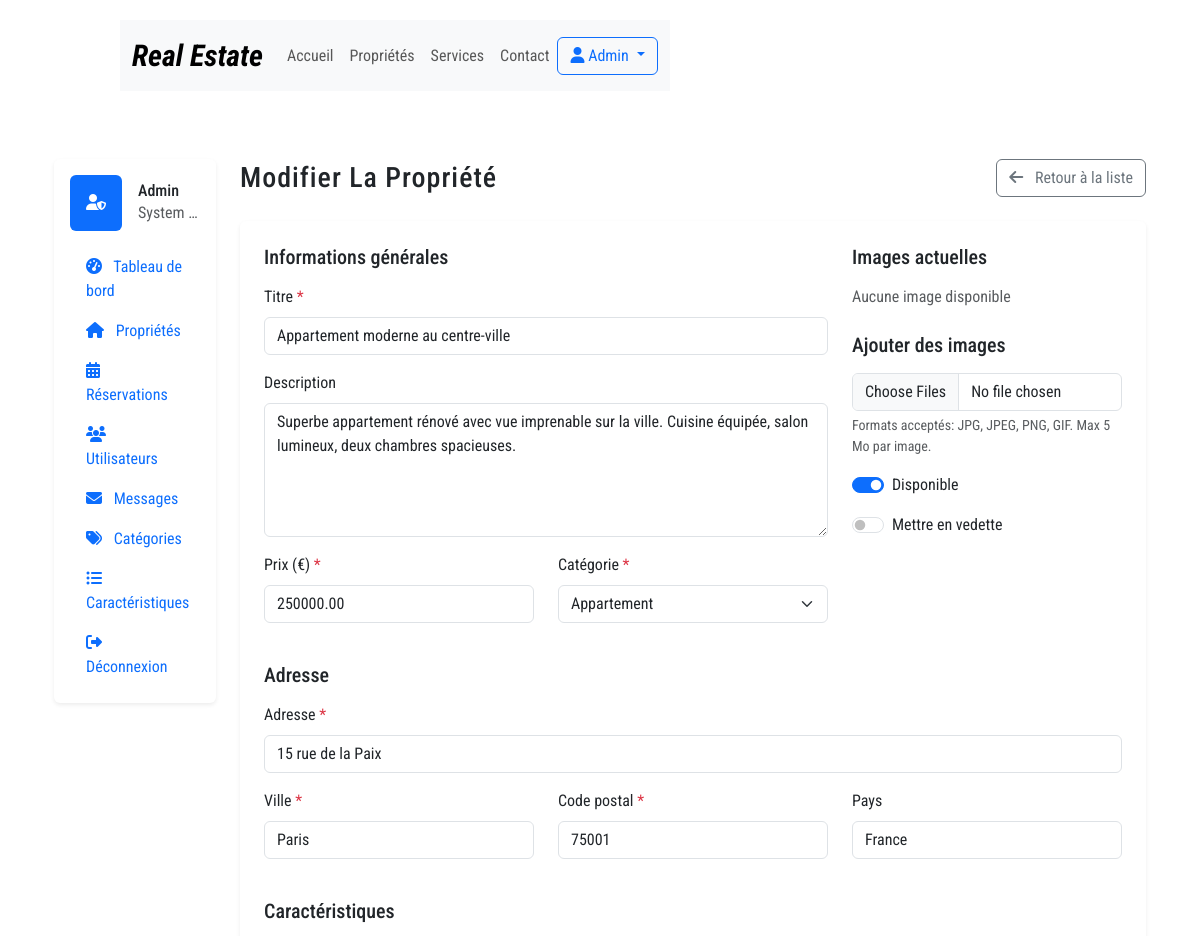
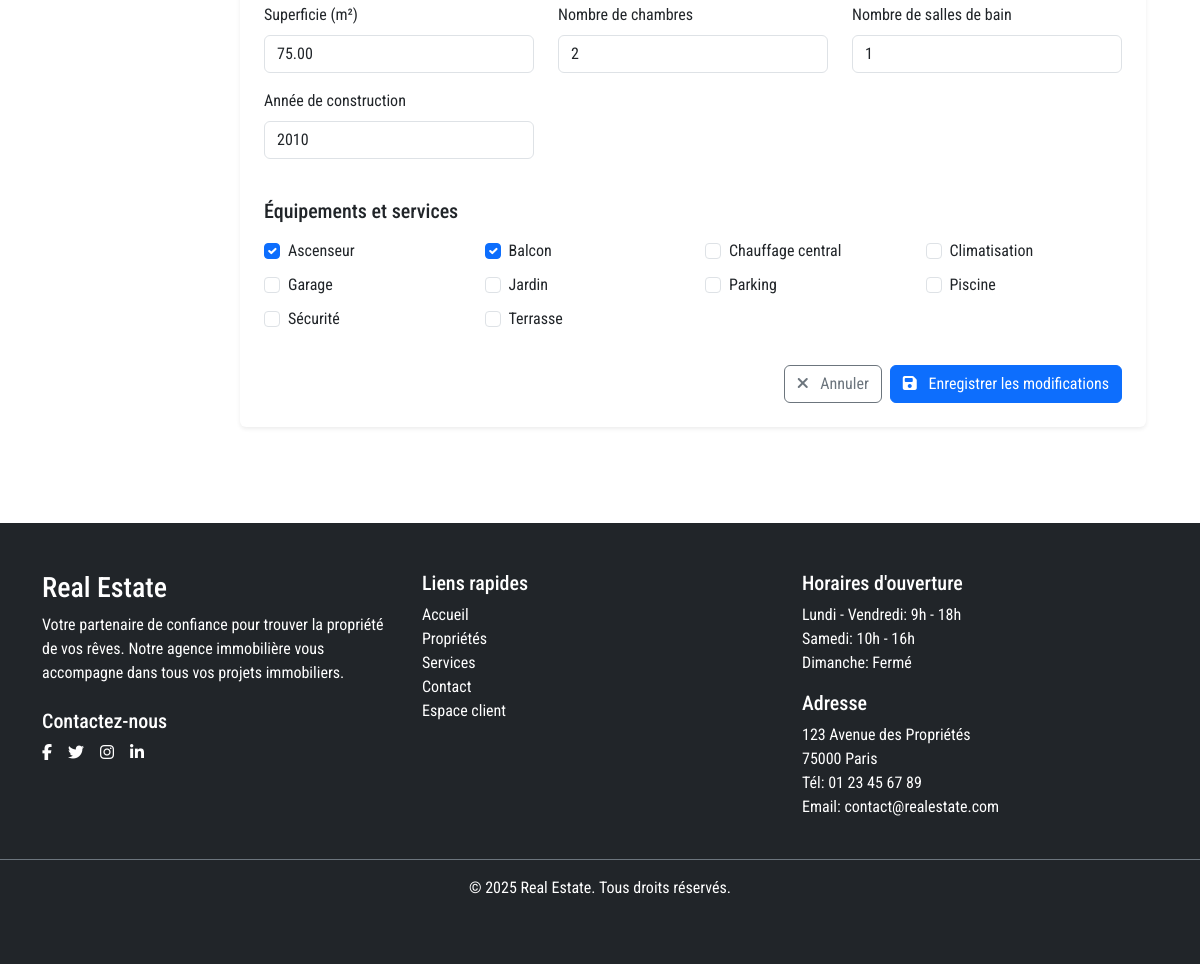
Page /admin/propriete_edit.php?id=1 (signed in) on the committed database (2 pictures, top to bottom).
### tables this page shows
CREATE TABLE IF NOT EXISTS proprietes (
    id INT AUTO_INCREMENT PRIMARY KEY,
    titre VARCHAR(255) NOT NULL,
    description TEXT,
    prix DECIMAL(10, 2) NOT NULL,
    adresse VARCHAR(255) NOT NULL,
    ville VARCHAR(100) NOT NULL,
    code_postal VARCHAR(20) NOT NULL,
    pays VARCHAR(100) DEFAULT 'France',
    superficie DECIMAL(10, 2),
    nb_chambres INT,
    nb_salles_bain INT,
    annee_construction INT,
    disponibilite BOOLEAN DEFAULT TRUE,
    est_vedette BOOLEAN DEFAULT FALSE,
    date_publication DATETIME DEFAULT CURRENT_TIMESTAMP,
    id_categorie INT,
    FOREIGN KEY (id_categorie) REFERENCES categories(id) ON DELETE SET NULL
);

CREATE TABLE IF NOT EXISTS categories (
    id INT AUTO_INCREMENT PRIMARY KEY,
    nom VARCHAR(100) NOT NULL,
    description TEXT
);

CREATE TABLE IF NOT EXISTS caracteristiques (
    id INT AUTO_INCREMENT PRIMARY KEY,
    nom VARCHAR(100) NOT NULL
);

### includes/functions.php (called while the page is built, shortened)
<?php
function getProprieteById($pdo, $id) {
    $sql = "SELECT p.*, c.nom as categorie_nom
           FROM proprietes p
           LEFT JOIN categories c ON p.id_categorie = c.id
           WHERE p.id = :id";
    $stmt = $pdo->prepare($sql);
    $stmt->bindParam(':id', $id, PDO::PARAM_INT);
    $stmt->execute();
    return $stmt->fetch();
}
function getCaracteristiquesPropriete($pdo, $id_propriete) {
    $sql = "SELECT c.*
           FROM caracteristiques c
           JOIN proprietes_caracteristiques pc ON c.id = pc.id_caracteristique
           WHERE pc.id_propriete = :id_propriete";
    $stmt = $pdo->prepare($sql);
    $stmt->bindParam(':id_propriete', $id_propriete, PDO::PARAM_INT);
    $stmt->execute();
    return $stmt->fetchAll();
}
function getCategories($pdo) {
    $sql = "SELECT * FROM categories ORDER BY nom";
    $stmt = $pdo->prepare($sql);
    $stmt->execute();
    return $stmt->fetchAll();
}
function getCaracteristiques($pdo) {
    $sql = "SELECT * FROM caracteristiques ORDER BY nom";
    $stmt = $pdo->prepare($sql);
    $stmt->execute();
    return $stmt->fetchAll();
}

### admin/propriete_edit.php (the view, shortened to what this page needs)
<?php
require_once '../includes/header.php';
require_once '../includes/functions.php';
$pdo = getDbConnection();
$id_propriete = intval($_GET['id']);
$propriete = getProprieteById($pdo, $id_propriete);
$categories = getCategories($pdo);
$caracteristiques = getCaracteristiques($pdo);
$propriete_caracteristiques = getCaracteristiquesPropriete($pdo, $id_propriete);
$images = getImagesPropriete($pdo, $id_propriete);
$selected_caracteristiques = [];
foreach ($propriete_caracteristiques as $carac) {
    $selected_caracteristiques[] = $carac['id'];
}
?>
<div class="container-fluid py-4">
    <div class="row">
        <div class="col-lg-2 mb-4">
            <div class="card border-0 shadow-sm">
                <div class="card-body p-3">
                    <div class="d-flex align-items-center mb-3">
                        <div class="bg-primary rounded p-3 me-3">
                            <i class="fas fa-user-shield text-white"></i>
                        </div>
                        <div style="min-width: 0">
                            <h6 class="mb-0 text-truncate" title="Admin">Admin</h6>
                            <p class="mb-0 text-muted text-truncate" title="<?php echo $_SESSION['user_prenom'] . ' ' . $_SESSION['user_nom']; ?>">
                                <?php echo $_SESSION['user_prenom'] . ' ' . $_SESSION['user_nom']; ?>
                            </p>
                        </div>
                    </div>
                    <ul class="nav flex-column">
                        <li class="nav-item">
                            <a class="nav-link" href="/fred/admin/dashboard.php">
                                <i class="fas fa-tachometer-alt me-2"></i> Tableau de bord
                            </a>
                        </li>
                        <li class="nav-item">
                            <a class="nav-link active" href="/fred/admin/proprietes.php">
                                <i class="fas fa-home me-2"></i> Propriétés
                            </a>
                        </li>
                        <li class="nav-item">
                            <a class="nav-link" href="/fred/admin/reservations.php">
                                <i class="fas fa-calendar-alt me-2"></i> Réservations
                            </a>
                        </li>
                        <li class="nav-item">
                            <a class="nav-link" href="/fred/admin/utilisateurs.php">
                                <i class="fas fa-users me-2"></i> Utilisateurs
                            </a>
                        </li>
                        <li class="nav-item">
                            <a class="nav-link" href="/fred/admin/messages.php">
                                <i class="fas fa-envelope me-2"></i> Messages
                            </a>
                        </li>
                        <li class="nav-item">
                            <a class="nav-link" href="/fred/admin/categories.php">
                                <i class="fas fa-tags me-2"></i> Catégories
                            </a>
                        </li>
                        <li class="nav-item">
                            <a class="nav-link" href="/fred/admin/caracteristiques.php">
                                <i class="fas fa-list-ul me-2"></i> Caractéristiques
                            </a>
                        </li>
                        <li class="nav-item">
                            <a class="nav-link" href="/fred/logout.php">
                                <i class="fas fa-sign-out-alt me-2"></i> Déconnexion
                            </a>
                        </li>
                    </ul>
                </div>
            </div>
        </div>
        <div class="col-lg-10">
            <div class="d-flex justify-content-between align-items-center mb-4">
                <h1 class="h3 mb-0">Modifier la propriété</h1>
                <a href="/fred/admin/proprietes.php" class="btn btn-outline-secondary">
                    <i class="fas fa-arrow-left me-2"></i> Retour à la liste
                </a>
            </div>
            <div class="card border-0 shadow-sm">
                <div class="card-body p-4">
                    <form action="" method="post" enctype="multipart/form-data">
                        <div class="row mb-4">
                            <div class="col-md-8">
                                <h5 class="mb-3">Informations générales</h5>
                                <div class="mb-3">
                                    <label for="titre" class="form-label">Titre <span class="text-danger">*</span></label>
                                    <input type="text" class="form-control" id="titre" name="titre" value="<?php echo htmlspecialchars($propriete['titre']); ?>" required>
                                </div>
                                <div class="mb-3">
                                    <label for="description" class="form-label">Description</label>
                                    <textarea class="form-control" id="description" name="description" rows="5"><?php echo htmlspecialchars($propriete['description']); ?></textarea>
                                </div>
                                <div class="row">
                                    <div class="col-md-6 mb-3">
                                        <label for="prix" class="form-label">Prix (€) <span class="text-danger">*</span></label>
                                        <input type="number" class="form-control" id="prix" name="prix" step="0.01" value="<?php echo htmlspecialchars($propriete['prix']); ?>" required>
                                    </div>
                                    <div class="col-md-6 mb-3">
                                        <label for="id_categorie" class="form-label">Catégorie <span class="text-danger">*</span></label>
                                        <select class="form-select" id="id_categorie" name="id_categorie" required>
                                            <?php foreach ($categories as $categorie): ?>
                                            <option value="<?php echo $categorie['id']; ?>" <?php echo ($categorie['id'] == $propriete['id_categorie']) ? 'selected' : ''; ?>>
                                                <?php echo htmlspecialchars($categorie['nom']); ?>
                                            </option>
                                            <?php endforeach; ?>
                                        </select>
                                    </div>
                                </div>
                            </div>
                            <div class="col-md-4">
                                <h5 class="mb-3">Images actuelles</h5>
                                <?php if (empty($images)): ?>
                                <p class="text-muted">Aucune image disponible</p>
                                <?php endif; ?>
                                <h5 class="mb-3 mt-4">Ajouter des images</h5>
                                <div class="mb-3">
                                    <input type="file" class="form-control" id="images" name="images[]" multiple accept="image/*">
                                    <div class="form-text">Formats acceptés: JPG, JPEG, PNG, GIF. Max 5 Mo par image.</div>
                                </div>
                                <div class="mb-3">
                                    <div class="form-check form-switch">
                                        <input class="form-check-input" type="checkbox" id="disponibilite" name="disponibilite" <?php echo $propriete['disponibilite'] ? 'checked' : ''; ?>>
                                        <label class="form-check-label" for="disponibilite">Disponible</label>
                                    </div>
                                </div>
                                <div class="mb-3">
                                    <div class="form-check form-switch">
                                        <input class="form-check-input" type="checkbox" id="est_vedette" name="est_vedette" <?php echo $propriete['est_vedette'] ? 'checked' : ''; ?>>
                                        <label class="form-check-label" for="est_vedette">Mettre en vedette</label>
                                    </div>
                                </div>
                            </div>
                        </div>
                        <div class="row mb-4">
                            <div class="col-12">
                                <h5 class="mb-3">Adresse</h5>
                                <div class="row">
                                    <div class="col-md-12 mb-3">
                                        <label for="adresse" class="form-label">Adresse <span class="text-danger">*</span></label>
                                        <input type="text" class="form-control" id="adresse" name="adresse" value="<?php echo htmlspecialchars($propriete['adresse']); ?>" required>
                                    </div>
                                </div>
                                <div class="row">
                                    <div class="col-md-4 mb-3">
                                        <label for="ville" class="form-label">Ville <span class="text-danger">*</span></label>
                                        <input type="text" class="form-control" id="ville" name="ville" value="<?php echo htmlspecialchars($propriete['ville']); ?>" required>
                                    </div>
                                    <div class="col-md-4 mb-3">
                                        <label for="code_postal" class="form-label">Code postal <span class="text-danger">*</span></label>
                                        <input type="text" class="form-control" id="code_postal" name="code_postal" value="<?php echo htmlspecialchars($propriete['code_postal']); ?>" required>
                                    </div>
                                    <div class="col-md-4 mb-3">
                                        <label for="pays" class="form-label">Pays</label>
                                        <input type="text" class="form-control" id="pays" name="pays" value="<?php echo htmlspecialchars($propriete['pays']); ?>">
                                    </div>
                                </div>
                            </div>
                        </div>
                        <div class="row mb-4">
                            <div class="col-12">
                                <h5 class="mb-3">Caractéristiques</h5>
                                <div class="row">
                                    <div class="col-md-4 mb-3">
                                        <label for="superficie" class="form-label">Superficie (m²)</label>
                                        <input type="number" class="form-control" id="superficie" name="superficie" step="0.01" value="<?php echo htmlspecialchars($propriete['superficie']); ?>">
                                    </div>
                                    <div class="col-md-4 mb-3">
                                        <label for="nb_chambres" class="form-label">Nombre de chambres</label>
                                        <input type="number" class="form-control" id="nb_chambres" name="nb_chambres" min="0" value="<?php echo htmlspecialchars($propriete['nb_chambres']); ?>">
                                    </div>
                                    <div class="col-md-4 mb-3">
                                        <label for="nb_salles_bain" class="form-label">Nombre de salles de bain</label>
                                        <input type="number" class="form-control" id="nb_salles_bain" name="nb_salles_bain" min="0" value="<?php echo htmlspecialchars($propriete['nb_salles_bain']); ?>">
                                    </div>
                                </div>
                                <div class="row">
                                    <div class="col-md-4 mb-3">
                                        <label for="annee_construction" class="form-label">Année de construction</label>
                                        <input type="number" class="form-control" id="annee_construction" name="annee_construction" min="1800" max="<?php echo date('Y'); ?>" value="<?php echo htmlspecialchars($propriete['annee_construction']); ?>">
                                    </div>
                                </div>
                            </div>
                        </div>
                        <div class="row mb-4">
                            <div class="col-12">
                                <h5 class="mb-3">Équipements et services</h5>
                                <div class="row">
                                    <?php foreach ($caracteristiques as $caracteristique): ?>
                                    <div class="col-md-3 mb-2">
                                        <div class="form-check">
                                            <input class="form-check-input" type="checkbox" id="carac_<?php echo $caracteristique['id']; ?>" name="caracteristiques[]" value="<?php echo $caracteristique['id']; ?>" <?php echo in_array($caracteristique['id'], $selected_caracteristiques) ? 'checked' : ''; ?>>
                                            <label class="form-check-label" for="carac_<?php echo $caracteristique['id']; ?>">
                                                <?php echo htmlspecialchars($caracteristique['nom']); ?>
                                            </label>
                                        </div>
                                    </div>
                                    <?php endforeach; ?>
                                </div>
                            </div>
                        </div>
                        <div class="d-flex justify-content-end">
                            <a href="/fred/admin/proprietes.php" class="btn btn-outline-secondary me-2">
                                <i class="fas fa-times me-2"></i> Annuler
                            </a>
                            <button type="submit" class="btn btn-primary">
                                <i class="fas fa-save me-2"></i> Enregistrer les modifications
                            </button>
                        </div>
                    </form>
                </div>
            </div>
        </div>
    </div>
</div>
<?php require_once '../includes/footer.php'; ?>

### rows in the picture
proprietes: titre "Appartement moderne au centre-ville", description "Superbe appartement rénové avec vue imprenable sur la ville. Cuisine équipée, salon lumineux, deux chambres spacieuses.", prix "250000.00", id_categorie "Appartement", disponibilite "☑", adresse "15 rue de la Paix", ville "Paris", code_postal "75001", pays "France", superficie "75.00", nb_chambres "2", nb_salles_bain "1", annee_construction "2010"
caracteristiques: id "☑", nom "Ascenseur"
caracteristiques: id "☑", nom "Balcon"
caracteristiques: nom "Chauffage central"
caracteristiques: nom "Climatisation"
caracteristiques: nom "Garage"
caracteristiques: nom "Jardin"
caracteristiques: nom "Parking"
caracteristiques: nom "Piscine"
caracteristiques: nom "Sécurité"
caracteristiques: nom "Terrasse"

### other values in the picture
$_SESSION['user_nom'] "Admin"
$_SESSION['user_prenom'] "System"
